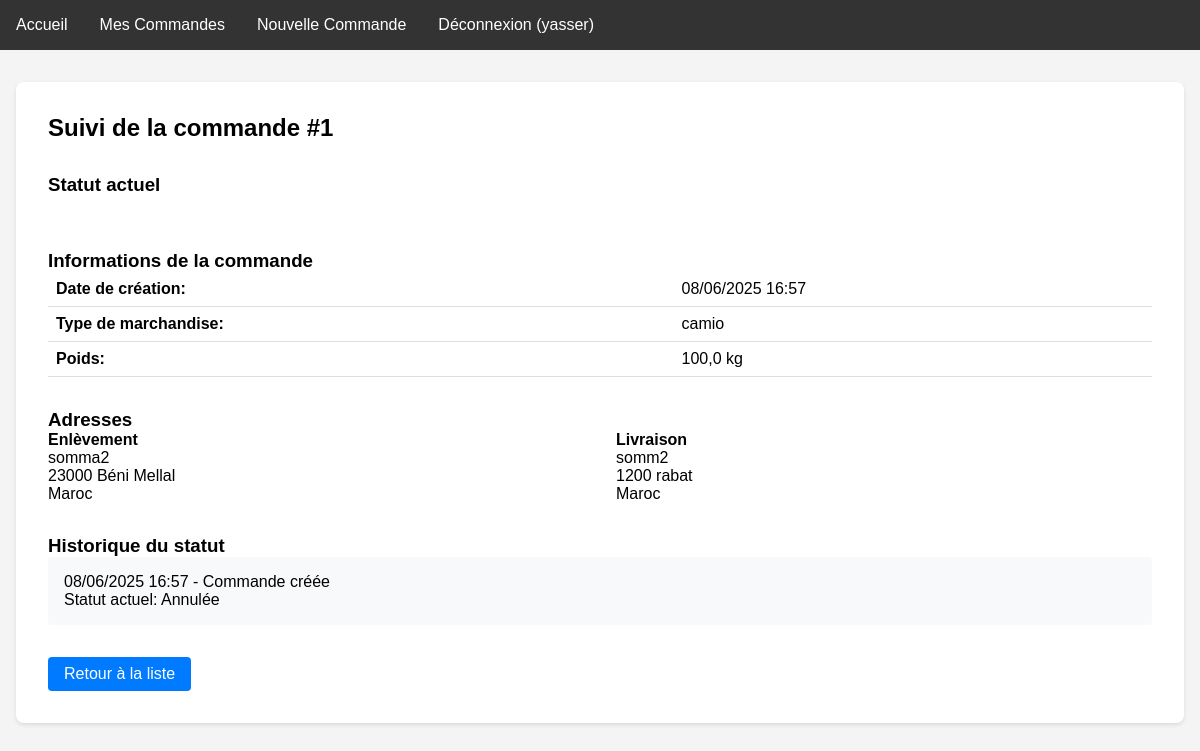
The app's page /commande/1/suivre/ (signed in) with its own data.
### transport/models.py (models this page shows, shortened)
class Commande(models.Model):
    STATUT_CHOICES = [
        ('EN_ATTENTE', 'En attente'),
        ('AFFECTEE', 'Affectée'),
        ('EN_TRANSIT', 'En transit'),
        ('LIVREE', 'Livrée'),
        ('ANNULEE', 'Annulée'),
    ]
    client = models.ForeignKey(Client, on_delete=models.CASCADE)
    date_creation = models.DateTimeField(auto_now_add=True)
    statut = models.CharField(max_length=20, choices=STATUT_CHOICES, default='EN_ATTENTE')
    poids = models.FloatField()
    type_marchandise = models.CharField(max_length=100)
    adresse_enlevement = models.ForeignKey(Adresse, on_delete=models.CASCADE, related_name='commandes_enlevement')
    adresse_livraison = models.ForeignKey(Adresse, on_delete=models.CASCADE, related_name='commandes_livraison')
    transporteur = models.ForeignKey(Transporteur, on_delete=models.SET_NULL, null=True, blank=True)

class Adresse(models.Model):
    rue = models.CharField(max_length=255)
    ville = models.CharField(max_length=100)
    code_postal = models.CharField(max_length=10)
    pays = models.CharField(max_length=100)
    latitude = models.FloatField(null=True, blank=True)
    longitude = models.FloatField(null=True, blank=True)

### transport/views.py (the view)
# urls.py: path('commande/<int:commande_id>/suivre/', views.suivre_commande, name='suivre_commande'),
@login_required
def suivre_commande(request, commande_id):
    if request.user.is_staff:
        commande = get_object_or_404(Commande, id=commande_id)
        return render(request, 'transport/suivre_commande.html', {'commande': commande})
    try:
        client = request.user.client
        commande = get_object_or_404(Commande, id=commande_id, client=client)
    except Client.DoesNotExist:
        messages.error(request, 'Veuillez compléter votre profil client.')
        return redirect('index')
    return render(request, 'transport/suivre_commande.html', {'commande': commande})

### templates/transport/suivre_commande.html (shortened to what this page needs)
{% extends 'base.html' %}
{% block content %}
<div class="card">
    <h2>Suivi de la commande #{{ commande.id }}</h2>
    <div style="margin-top: 2rem;">
        <h3>Statut actuel</h3>
        <p style="font-size: 1.2rem;">
            <span class="status-badge status-{{ commande.statut|lower }}">
            </span>
        </p>
    </div>
    <div style="margin-top: 2rem;">
        <h3>Informations de la commande</h3>
        <table>
            <tr>
                <td><strong>Date de création:</strong></td>
                <td>{{ commande.date_creation|date:"d/m/Y H:i" }}</td>
            </tr>
            <tr>
                <td><strong>Type de marchandise:</strong></td>
                <td>{{ commande.type_marchandise }}</td>
            </tr>
            <tr>
                <td><strong>Poids:</strong></td>
                <td>{{ commande.poids }} kg</td>
            </tr>
        </table>
    </div>
    <div style="margin-top: 2rem;">
        <h3>Adresses</h3>
        <div style="display: grid; grid-template-columns: 1fr 1fr; gap: 2rem;">
            <div>
                <h4>Enlèvement</h4>
                <p>
                    {{ commande.adresse_enlevement.rue }}<br>
                    {{ commande.adresse_enlevement.code_postal }} {{ commande.adresse_enlevement.ville }}<br>
                    {{ commande.adresse_enlevement.pays }}
                </p>
            </div>
            <div>
                <h4>Livraison</h4>
                <p>
                    {{ commande.adresse_livraison.rue }}<br>
                    {{ commande.adresse_livraison.code_postal }} {{ commande.adresse_livraison.ville }}<br>
                    {{ commande.adresse_livraison.pays }}
                </p>
            </div>
        </div>
    </div>
    <div style="margin-top: 2rem;">
        <h3>Historique du statut</h3>
        <div style="background-color: #f8f9fa; padding: 1rem; border-radius: 4px;">
            <p>{{ commande.date_creation|date:"d/m/Y H:i" }} - Commande créée</p>
            {% if commande.statut != 'EN_ATTENTE' %}
                <p>Statut actuel: {{ commande.get_statut_display }}</p>
            {% endif %}
        </div>
    </div>
    <div style="margin-top: 2rem; display: flex; gap: 1rem;">
        <a href="{% url 'liste_commandes' %}" class="btn">Retour à la liste</a>
    </div>
</div>
{% endblock %}

### templates/base.html (shortened to what this page needs)
<!DOCTYPE html>
<html lang="fr">
<head>
</head>
<body>
    <nav class="navbar">
        <ul>
            <li><a href="{% url 'index' %}">Accueil</a></li>
            {% if user.is_authenticated %}
                <li><a href="{% url 'liste_commandes' %}">Mes Commandes</a></li>
                <li><a href="{% url 'creer_commande' %}">Nouvelle Commande</a></li>
                <li><a href="{% url 'logout' %}">Déconnexion ({{ user.username }})</a></li>
            {% else %}
                <li><a href="{% url 'login' %}">Connexion</a></li>
            {% endif %}
        </ul>
    </nav>
    <div class="container">
        {% block content %}
        {% endblock %}
    </div>
</body>
</html>

### templates/base.html (style rules this page uses)
* { margin: 0; padding: 0; box-sizing: border-box; }
body { font-family: Arial, sans-serif; background-color: #f4f4f4; }
.navbar { background-color: #333; color: white; padding: 1rem; }
.navbar ul { list-style: none; display: flex; gap: 2rem; align-items: center; }
.navbar a { color: white; text-decoration: none; }
.container { max-width: 1200px; margin: 2rem auto; padding: 0 1rem; }
.card { background: white; padding: 2rem; border-radius: 8px; box-shadow: 0 2px 4px rgba(0,0,0,0.1); margin-bottom: 2rem; }
.btn { display: inline-block; padding: 0.5rem 1rem; background-color: #007bff; color: white; text-decoration: none; border: none; border-radius: 4px; cursor: pointer; }
table { width: 100%; border-collapse: collapse; }
th, td { padding: 0.5rem; text-align: left; border-bottom: 1px solid #ddd; }
.status-badge { padding: 0.25rem 0.5rem; border-radius: 4px; font-size: 0.875rem; color: white; }

### records on screen
Commande: id "1", date_creation "08/06/2025 16:57", type_marchandise "camio", poids "100,0", adresse_enlevement.rue "somma2", adresse_enlevement.code_postal "23000", adresse_enlevement.ville "Béni Mellal", adresse_enlevement.pays "Maroc", adresse_livraison.rue "somm2", adresse_livraison.code_postal "1200", adresse_livraison.ville "rabat", adresse_livraison.pays "Maroc", statut "Annulée"

### other values on screen
{{ user.username }} "yasser"
